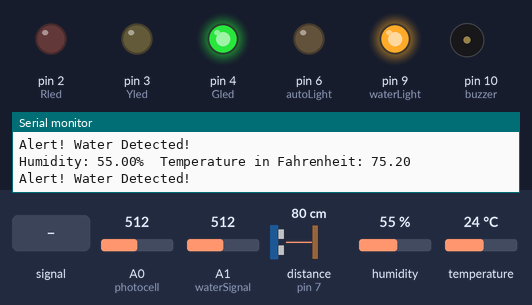
A sketch run on a simulated Arduino Uno, built with avr-gcc and run on an emulated ATmega328P. Parts: output pins drawn as LEDs (lit = HIGH), buzzer (waves = sounding, pin HIGH), the last lines printed to the serial monitor. Wiring (inferred from the names in the program): ultrasonic range finder: trigger pin 8; echo pin 7. Dashed ring = blinking. Inputs (shaded band) come from the test bench; at power-on: distance to the obstacle (sensor on pin 7) 80 cm, A0 (photocell) = 512, A1 (waterSignal) = 512, humidity 55 %, temperature 24 °C. The echo pulse lasts 58.3 µs per cm; pins used as bus, display or sensor lines are not drawn.

Above: at 1.2 s.
1.3 s: A1 (waterSignal) fed a 200 Hz sine of ±81 counts around its level
At 1.59 s:
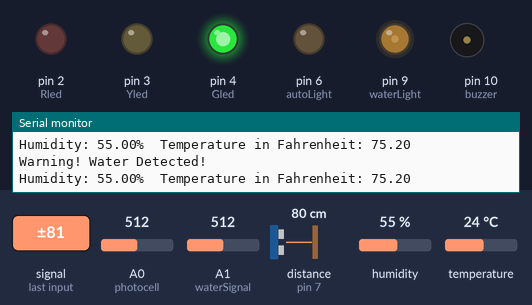
4.8 s: distance to the obstacle (sensor on pin 7) set to 37 cm
11.0 s: distance to the obstacle (sensor on pin 7) set to 33 cm
At 11.17 s:
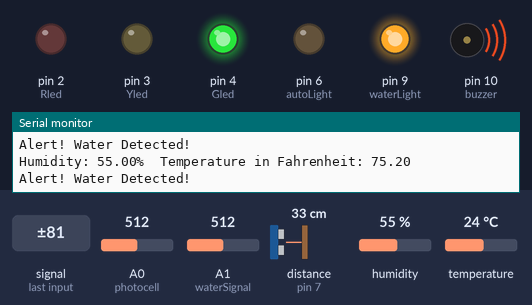
At 11.52 s:
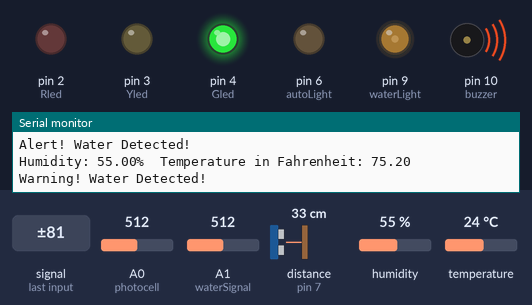
14.5 s: A0 (photocell) set to 888
18.0 s: A0 (photocell) set to 908
At 18.37 s:
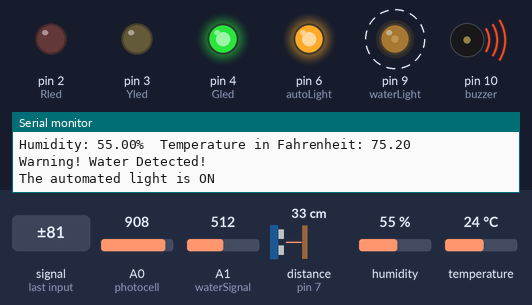
21.5 s: A1 (waterSignal) set to 290
Timing chart, 0 to 26.0 s (numbered marks = the images above; inputs shaded):
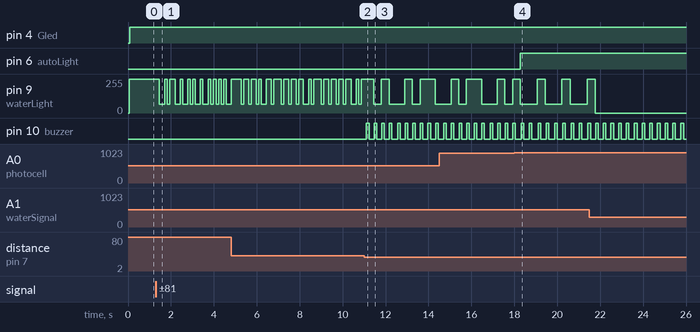

The sketch:

Arduino_Project_Final.ino.ino.ino
```cpp
#include "DHT.h" //include DHT 11 library
#define DHTPIN 13 // Digital pin connected to the DHT sensor
#define DHTTYPE DHT11 // Define type of DHT sensor
DHT dht(DHTPIN, DHTTYPE); // Initialize DHT sensor

#define trigPin 8
#define echoPin 7
#define Rled 2
#define Yled 3
#define Gled 4
#define buzzer 10
#define photocell A0
#define autoLight 6
#define waterSignal A1
#define waterLight 9

void setup() {
Serial.begin(9600); // Sets the baud rate for logging
Serial.println("CEIS101 Course Project Challenge");
Serial.println("Name: Roderick Foster "); //replace xxxxx with your name

pinMode(trigPin, OUTPUT);
pinMode(echoPin, INPUT);
pinMode(Rled, OUTPUT);
pinMode(Yled, OUTPUT);
pinMode(Gled, OUTPUT);
pinMode(buzzer, OUTPUT);
pinMode(autoLight, OUTPUT);
pinMode(waterLight, OUTPUT);
dht.begin();
}

void loop() {
//=== Temperature Humidity Sensor ===
  float humidity = dht.readHumidity();
  float temperature = dht.readTemperature(true);
  Serial.print(F("Humidity: "));
  Serial.print(humidity);
  Serial.print(F("%  Temperature in Fahrenheit: "));
  Serial.println(temperature);

// === Water Sensor ===
int waterValue=analogRead(waterSignal); // Read the value of the photocell

if (waterValue > 500){ // Alert condition
analogWrite(waterLight, 255); // 100% duty cycle
Serial.println("Alert! Water Detected!");
}
else if(waterValue <= 500 and waterValue > 300){ // Warning condition
analogWrite(waterLight, 64);// 25% duty cycle
Serial.println("Warning! Water Detected!");
}
else{ // No water condition
analogWrite(waterLight, 0);// 0% duty cycle
}

//=== Automated Light ===
int value=analogRead(photocell); // Read the value from the light sensor to determine condition

if (value > 900) {
 digitalWrite(autoLight, HIGH);
 Serial.println("The automated light is ON");
}
else {
digitalWrite(autoLight, LOW);
}

//==== Distance Sensor ===
long duration, distance, inches;

digitalWrite(trigPin, LOW);
delayMicroseconds(2);
digitalWrite(trigPin, HIGH);
delayMicroseconds(10);
digitalWrite(trigPin, LOW);

// Read the echo signal
duration = pulseIn(echoPin, HIGH); // Read duration for roundtrip distance
distance = (duration /2) * 0.0135 ; // Convert duration to one way distance in units of inches

if (distance <= 12) {  // Outer IF statement units of inches
  if (distance <=6){   // Alert range condition
    Serial.println("Alert! Possible Intruder.");
    digitalWrite(Rled, HIGH); // Alert green LED on
    digitalWrite(Yled, LOW);
    digitalWrite(Gled, LOW);
    }
  if (distance <12 and distance > 6){  // Warning range condition
  digitalWrite(Rled, LOW);
  digitalWrite(Yled, HIGH);  // Warning yellow LED on
  digitalWrite(Gled, LOW);
  }

//==================== Beeping Rate Code Start ======
digitalWrite(buzzer,HIGH);
for (int i= distance; i>0; i--)
delay(10);

digitalWrite(buzzer,LOW);
for (int i= distance; i>0; i--)
delay(10);
//==================== Beeping Rate Code End =======
}
 else{ //Safe range condition
  digitalWrite(Rled, LOW);
  digitalWrite(Yled, LOW);
  digitalWrite(Gled, HIGH);  // Safe distance green LED on
  digitalWrite(buzzer, LOW);
}// end of outer IF statement

delay(100); //pause program to stabilize ultrasonic sensor readings

} //end of loop
```

Measured:
- the behaviour switches between 34 and 33 cm on distance to the obstacle (sensor on pin 7) (found by bisection; images 1 and 2)
- the behaviour switches between 900 and 901 on A0 (photocell) (found by bisection; images 3 and 4)
- after the input at 1.3 s, pin 9 (waterLight): 255/255 → 64/255 after 0.16 s, → 255/255 0.24 s later, → 64/255 0.12 s later, → 255/255 0.12 s later, … (21 changes in this stretch)
- after the input at 11.0 s, pin 10 (buzzer): alternates HIGH for 0.12 s and LOW for 0.24 s, starting after 0.11 s
- after the input at 18.0 s, pin 6 (autoLight): LOW → HIGH after 0.29 s
